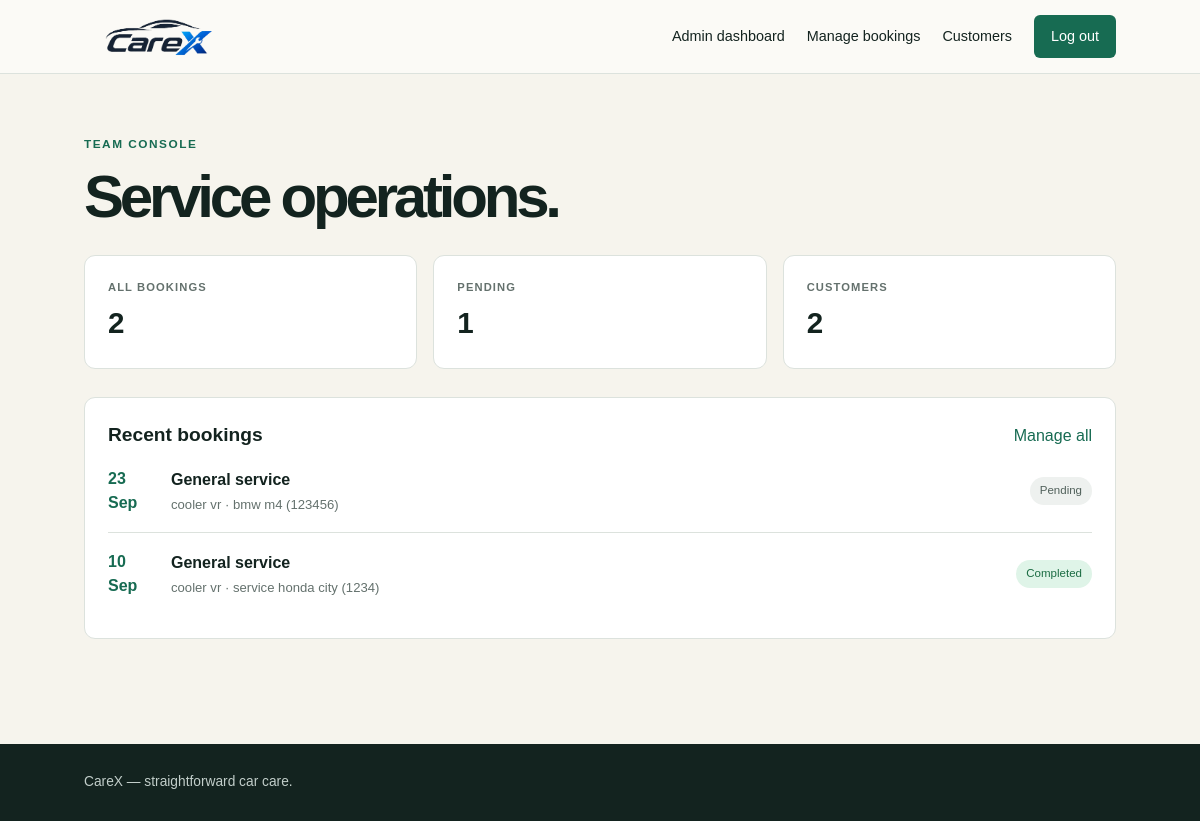
The app's page /admin-dashboard/ (signed in) with its own data.
### core/models.py (models this page shows, shortened)
class ServiceBooking(models.Model):
    class ServiceType(models.TextChoices):
        GENERAL = "GENERAL", "General service"
        OIL = "OIL", "Oil & filter change"
        BRAKES = "BRAKES", "Brake inspection"
        TYRES = "TYRES", "Tyre service"
        REPAIR = "REPAIR", "Repair / diagnostics"
    class Status(models.TextChoices):
        PENDING = "PENDING", "Pending"
        CONFIRMED = "CONFIRMED", "Confirmed"
        IN_PROGRESS = "IN_PROGRESS", "In progress"
        COMPLETED = "COMPLETED", "Completed"
        CANCELLED = "CANCELLED", "Cancelled"
    vehicle = models.ForeignKey(Vehicle, on_delete=models.CASCADE, related_name="bookings")
    service_type = models.CharField(max_length=20, choices=ServiceType.choices)
    preferred_date = models.DateField()
    preferred_time = models.TimeField()
    notes = models.TextField(blank=True)
    status = models.CharField(max_length=20, choices=Status.choices, default=Status.PENDING)
    estimated_cost = models.DecimalField(max_digits=10, decimal_places=2, null=True, blank=True)
    created_at = models.DateTimeField(auto_now_add=True)
    updated_at = models.DateTimeField(auto_now=True)
    class Meta:
        ordering = ["-preferred_date", "-preferred_time"]

class Vehicle(models.Model):
    owner = models.ForeignKey(settings.AUTH_USER_MODEL, on_delete=models.CASCADE, related_name="vehicles")
    make = models.CharField(max_length=60)
    model = models.CharField(max_length=60)
    registration_number = models.CharField(max_length=20, unique=True)
    year = models.PositiveIntegerField()
    color = models.CharField(max_length=30, blank=True)
    mileage = models.PositiveIntegerField(default=0, help_text="Current odometer reading in km")
    created_at = models.DateTimeField(auto_now_add=True)
    class Meta:
        ordering = ["-created_at"]
    def __str__(self):
        return f"{self.make} {self.model} ({self.registration_number})"

### core/views.py (the view)
# urls.py: path("admin-dashboard/", views.admin_dashboard, name="admin_dashboard"),
@staff_required
def admin_dashboard(request):
    return render(request, "admin/dashboard.html", {
        "booking_count": ServiceBooking.objects.count(), "user_count": User.objects.count(),
        "pending_count": ServiceBooking.objects.filter(status="PENDING").count(),
        "recent": ServiceBooking.objects.select_related("vehicle", "vehicle__owner")[:8],
    })

### templates/admin/dashboard.html
{% extends 'base.html' %}
{% block content %}
<p class="eyebrow">TEAM CONSOLE</p>
<h1>Service operations.</h1>
<section class="stats">
    <div>
        <small>ALL BOOKINGS</small>
        <strong>{{ booking_count }}</strong>
    </div>
    <div>
        <small>PENDING</small>
        <strong>{{ pending_count }}</strong>
    </div>
    <div>
        <small>CUSTOMERS</small>
        <strong>{{ user_count }}</strong>
    </div>
</section>
<div class="panel">
    <div class="panel-title">
        <h2>Recent bookings</h2>
        <a href="{% url 'admin_bookings' %}">Manage all</a>
    </div>{% for booking in recent %}
    <div class="booking-row">
        <span class="date">{{ booking.preferred_date|date:'d M' }}</span>
        <span>
            <b>{{ booking.get_service_type_display }}</b>
            <small>{{ booking.vehicle.owner.get_full_name|default:booking.vehicle.owner.username }} · {{ booking.vehicle }}</small>
        </span>
        <i class="status {{ booking.status|lower }}">{{ booking.get_status_display }}</i>
    </div>{% endfor %}
</div>{% endblock %}

### static/css/style.css (style rules this page uses)
:root { --ink: #13231f; --muted: #64716d; --cream: #f6f4ed; --green: #176b52; --lime: #d8f067; --line: #dce2dd; }
* { box-sizing: border-box; }
body { margin: 0; background: var(--cream); color: var(--ink); font-family: Arial, sans-serif; line-height: 1.5; }
a { color: var(--green); text-decoration: none; }
.eyebrow { font-size: .74rem; font-weight: bold; letter-spacing: 1.5px; color: var(--green); margin: 0 0 12px; }
h1 { font-size: clamp(2.2rem, 5vw, 4.6rem); letter-spacing: -.07em; line-height: 1.02; margin: 0 0 20px; }

### static/css/dashboard.css (style rules this page uses)
.stats { display:grid; grid-template-columns:repeat(3,1fr); gap:16px; margin:28px 0 }
.stats>div, .panel { background:#fff; border:1px solid var(--line); border-radius:11px; padding:23px; }
.stats small { display:block; color:var(--muted); font-size:.7rem; font-weight:bold; letter-spacing:1.1px; }
.stats strong { font-size:1.85rem; display:block; margin-top:5px; }
.panel-title { display:flex; align-items:center; justify-content:space-between; }
.panel-title h2, .panel h2 { font-size:1.2rem; margin:0; }
.booking-row { padding:17px 0; border-bottom:1px solid var(--line); display:flex; align-items:center; gap:16px; color:var(--ink); }
.booking-row:last-child { border-bottom:0; }
.date { width:47px; color:var(--green); font-weight:bold; }
.booking-row b, .booking-row small { display:block; }
.booking-row small { color:var(--muted); font-size:.82rem; margin-top:3px; }
.status { margin-left:auto; border-radius:20px; padding:5px 10px; font-size:.72rem; font-style:normal; background:#eef1ef; color:#50605a; white-space:nowrap; }
.status.confirmed, .status.completed { background:#dff4e8; color:#1b6c43; }

### records on screen
ServiceBooking: preferred_date "23 Sep", service_type "General service", vehicle.owner.get_full_name "cooler vr", vehicle "bmw m4 (123456)", status "Pending"
ServiceBooking: preferred_date "10 Sep", service_type "General service", vehicle.owner.get_full_name "cooler vr", vehicle "service honda city (1234)", status "Completed"

### other values on screen
{{ booking_count }} "2"
{{ pending_count }} "1"
{{ user_count }} "2"
